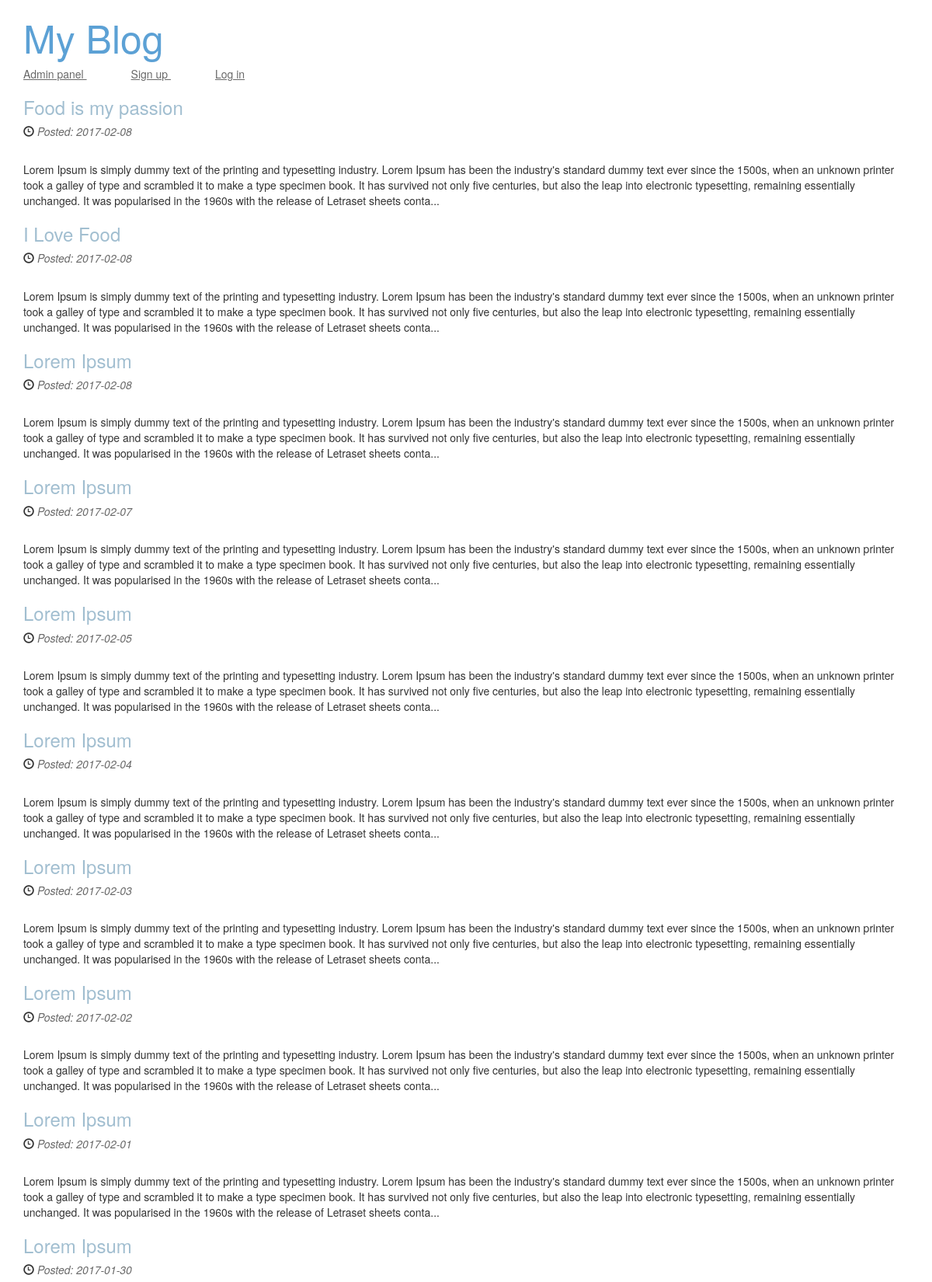
The page / (upper part) on the database its author committed.
### tables this page shows
CREATE TABLE IF NOT EXISTS `articles` (
  `id` int(11) NOT NULL,
  `title` varchar(255) NOT NULL,
  `image` varchar(255) NOT NULL,
  `content` text NOT NULL,
  `date` date NOT NULL
);

### index.php (called while the page is built, shortened)
<?php
require_once("database.php");
require_once("models/articles.php");
$link = db_connect();
$articles = articles_all($link);
include("views/articles.php");
?>

### models/articles.php (called while the page is built, shortened)
<?php
function articles_all($link){
    $stmt = $link->prepare("SELECT * FROM articles ORDER BY id DESC");
    if ($stmt->execute()){
        return $stmt->fetchAll();
    }
}
function articles_intro($text, $len = 440){
    return mb_substr($text, 0, $len);
}
?>

### views/articles.php (the view, shortened to what this page needs)
<!DOCTYPE html>
<html>
<head>
    <link rel="stylesheet" href="../style.css">
    <link rel="stylesheet" href="https://maxcdn.bootstrapcdn.com/bootstrap/3.3.7/css/bootstrap.min.css"
</head>
<body>
  <div class = "container">
  <h1 ><a class = "blog" href = "../index.php"> My Blog </a></h1>
      <a class = "links" href = "admin"> Admin panel </a>
      <a class = "links" id = "register" href = "register"> Sign up </a>
      <a class = "links" id="login" href = "../register/login.php"> Log in </a>
   <div>
     <?php
          foreach ($articles as $a):
       ?>
       <div class = "article">
           <h3>
               <a class = "titles" href = "article.php?id=<?=$a['id']?>"><?=$a['title']?></a>
           </h3>
           <h5><span class="glyphicon glyphicon-time"></span> <em>Posted: <?=$a['date']?></em></h5>
           <p><?=articles_intro($a['content'])?>...</p>
        </div>
        <?php
          endforeach;
       ?>
   </div>
    </div>
</body>
</html>

### style.css (style rules this page uses)
* { margin: 0; }
h1 { color: brown; }
em { color: dimgrey; }
.titles { color:#A1BED0; }
.blog { color: #5CA1D5; font-size: 50px; }
.links { color: dimgrey; text-decoration: underline; }
#register { margin-left: 5%; }
#login { margin-left: 5%; }

### rows shown on the page
articles: title "Food is my passion", date "2017-02-08", content "Lorem Ipsum is simply dummy text of the printing and typesetting industry. Lorem Ipsum has been the industry's standard dummy text ever since the 1500s, when an unknown printer took a galley of type and scrambled it to make a type specimen book. It has survived not only five centuries, but also the leap into electronic typesetting, remaining essentially unchanged. It was popularised in the 1960s with the release of Letraset sheets conta"
articles: title "I Love Food", date "2017-02-08", content "Lorem Ipsum is simply dummy text of the printing and typesetting industry. Lorem Ipsum has been the industry's standard dummy text ever since the 1500s, when an unknown printer took a galley of type and scrambled it to make a type specimen book. It has survived not only five centuries, but also the leap into electronic typesetting, remaining essentially unchanged. It was popularised in the 1960s with the release of Letraset sheets conta"
articles: title "Lorem Ipsum", date "2017-02-08", content "Lorem Ipsum is simply dummy text of the printing and typesetting industry. Lorem Ipsum has been the industry's standard dummy text ever since the 1500s, when an unknown printer took a galley of type and scrambled it to make a type specimen book. It has survived not only five centuries, but also the leap into electronic typesetting, remaining essentially unchanged. It was popularised in the 1960s with the release of Letraset sheets conta"
articles: title "Lorem Ipsum", date "2017-02-07", content "Lorem Ipsum is simply dummy text of the printing and typesetting industry. Lorem Ipsum has been the industry's standard dummy text ever since the 1500s, when an unknown printer took a galley of type and scrambled it to make a type specimen book. It has survived not only five centuries, but also the leap into electronic typesetting, remaining essentially unchanged. It was popularised in the 1960s with the release of Letraset sheets conta"
articles: title "Lorem Ipsum", date "2017-02-05", content "Lorem Ipsum is simply dummy text of the printing and typesetting industry. Lorem Ipsum has been the industry's standard dummy text ever since the 1500s, when an unknown printer took a galley of type and scrambled it to make a type specimen book. It has survived not only five centuries, but also the leap into electronic typesetting, remaining essentially unchanged. It was popularised in the 1960s with the release of Letraset sheets conta"
articles: title "Lorem Ipsum", date "2017-02-04", content "Lorem Ipsum is simply dummy text of the printing and typesetting industry. Lorem Ipsum has been the industry's standard dummy text ever since the 1500s, when an unknown printer took a galley of type and scrambled it to make a type specimen book. It has survived not only five centuries, but also the leap into electronic typesetting, remaining essentially unchanged. It was popularised in the 1960s with the release of Letraset sheets conta"
articles: title "Lorem Ipsum", date "2017-02-03", content "Lorem Ipsum is simply dummy text of the printing and typesetting industry. Lorem Ipsum has been the industry's standard dummy text ever since the 1500s, when an unknown printer took a galley of type and scrambled it to make a type specimen book. It has survived not only five centuries, but also the leap into electronic typesetting, remaining essentially unchanged. It was popularised in the 1960s with the release of Letraset sheets conta"
articles: title "Lorem Ipsum", date "2017-02-02", content "Lorem Ipsum is simply dummy text of the printing and typesetting industry. Lorem Ipsum has been the industry's standard dummy text ever since the 1500s, when an unknown printer took a galley of type and scrambled it to make a type specimen book. It has survived not only five centuries, but also the leap into electronic typesetting, remaining essentially unchanged. It was popularised in the 1960s with the release of Letraset sheets conta"
articles: title "Lorem Ipsum", date "2017-02-01", content "Lorem Ipsum is simply dummy text of the printing and typesetting industry. Lorem Ipsum has been the industry's standard dummy text ever since the 1500s, when an unknown printer took a galley of type and scrambled it to make a type specimen book. It has survived not only five centuries, but also the leap into electronic typesetting, remaining essentially unchanged. It was popularised in the 1960s with the release of Letraset sheets conta"
articles: title "Lorem Ipsum", date "2017-01-30"
